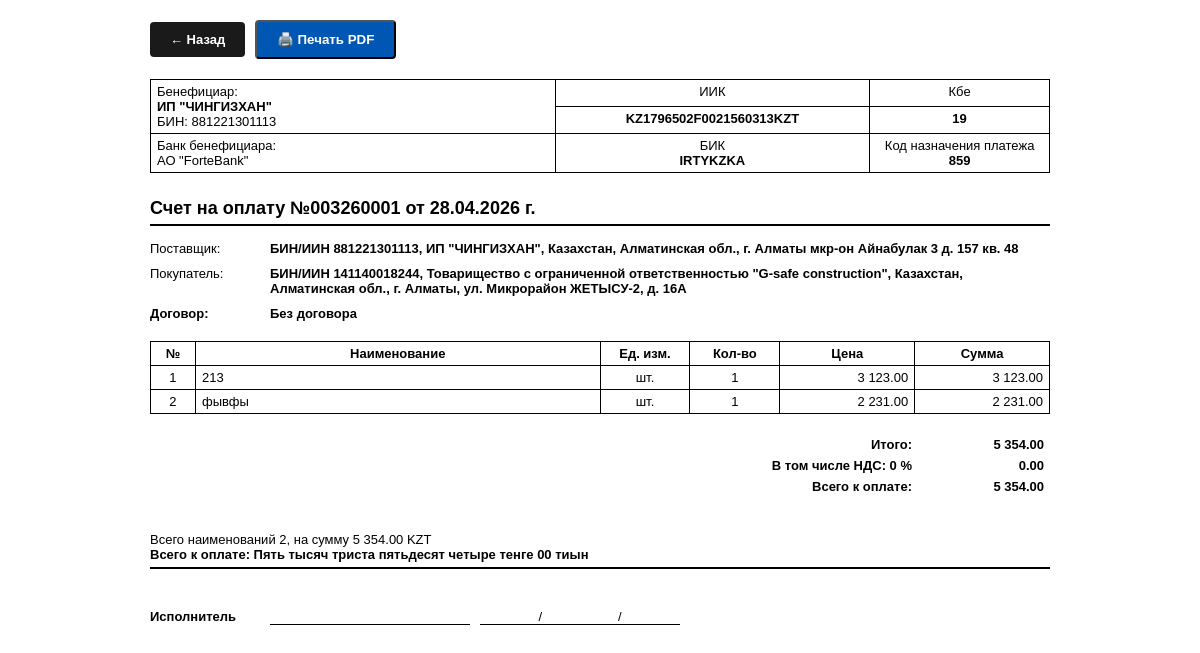
Page /print/003260001 on the committed database.
### tables this page shows
CREATE TABLE settings (key TEXT PRIMARY KEY, value TEXT);

CREATE TABLE invoices (id TEXT PRIMARY KEY, client_id TEXT, date TEXT, subtotal REAL, vat_rate REAL, vat_amount REAL, total REAL, status INTEGER DEFAULT 0, knp TEXT DEFAULT "859", markup REAL DEFAULT 0);

CREATE TABLE clients (id TEXT PRIMARY KEY, name TEXT, bin TEXT, contact TEXT, address TEXT);

CREATE TABLE invoice_items (id INTEGER PRIMARY KEY AUTOINCREMENT, invoice_id TEXT, item TEXT, unit TEXT, qty REAL, price REAL, total REAL);

### app.py (the view)
@app.route('/print/<id>')
def print_invoice(id):
    with sqlite3.connect(DB_NAME) as conn:
        c = conn.cursor()
        inv = c.execute("SELECT id, client_id, date, subtotal, vat_rate, vat_amount, total, status, knp FROM invoices WHERE id=?", (id,)).fetchone()
        items = c.execute("SELECT * FROM invoice_items WHERE invoice_id=?", (id,)).fetchall()
        client = c.execute("SELECT * FROM clients WHERE id=?", (inv[1],)).fetchone()
        s = {r[0]: r[1] for r in c.execute("SELECT * FROM settings").fetchall()}
    return render_template('print_invoice.html', inv=inv, items=items, client=client, s=s, sum_words=num2words_ru(inv[6]))

### templates/print_invoice.html (shortened to what this page needs)
<!DOCTYPE html>
<html lang="ru">
<head>
</head>
<body>
    <div class="no-print"><a href="/invoices" class="btn">← Назад</a><button onclick="window.print()" class="btn" style="background:#0056b3; margin-left: 10px;">🖨️ Печать PDF</button></div>
    <table class="b-table">
        <tr><td rowspan="2" style="width: 45%;">Бенефициар:<br><span class="bold">{{ s.company_name }}</span><br>БИН: {{ s.company_bin }}</td><td class="text-center" style="width: 35%;">ИИК</td><td class="text-center" style="width: 20%;">Кбе</td></tr>
        <tr><td class="text-center bold">{{ s.company_iban }}</td><td class="text-center bold">{{ s.company_kbe }}</td></tr>
        <tr><td>Банк бенефициара:<br>{{ s.company_bank }}</td><td class="text-center">БИК<br><span class="bold">{{ s.company_bik }}</span></td><td class="text-center">Код назначения платежа<br><span class="bold">{{ inv[8] }}</span></td></tr>
    </table>
    <div class="header-title">Счет на оплату №{{ inv[0] }} от {{ inv[2] }} г.</div>
    <div class="info-row"><div class="info-label">Поставщик:</div><div class="info-value">БИН/ИИН {{ s.company_bin }}, {{ s.company_name }}, {{ s.company_address }}</div></div>
    <div class="info-row"><div class="info-label">Покупатель:</div><div class="info-value">БИН/ИИН {{ client[2] }}, {{ client[1] }}, {{ client[4] }}</div></div>
    <div class="info-row" style="margin-bottom: 20px;"><div class="info-label bold">Договор:</div><div class="info-value bold">Без договора</div></div>
    <table class="b-table">
        <tr><th class="text-center" style="width: 5%;">№</th><th class="text-center">Наименование</th><th class="text-center" style="width: 10%;">Ед. изм.</th><th class="text-center" style="width: 10%;">Кол-во</th><th class="text-center" style="width: 15%;">Цена</th><th class="text-center" style="width: 15%;">Сумма</th></tr>
        {% for item in items %}
        <tr>
            <td class="text-center">{{ loop.index }}</td>
            <td>{{ item[2] }}</td>
            <td class="text-center">{{ item[3] }}</td>
            <td class="text-center">{{ '{:g}'.format(item[4]) }}</td>
            <td class="text-right">{{ '{:,.2f}'.format(item[5]).replace(',', ' ') }}</td>
            <td class="text-right">{{ '{:,.2f}'.format(item[6]).replace(',', ' ') }}</td>
        </tr>
        {% endfor %}
    </table>
    <table class="totals">
        <tr><td class="text-right bold">Итого:</td><td class="text-right bold" style="width: 120px;">{{ '{:,.2f}'.format(inv[3]).replace(',', ' ') }}</td></tr>
        <tr><td class="text-right bold">В том числе НДС: {{ '{:g}'.format(inv[4]) }} %</td><td class="text-right bold">{{ '{:,.2f}'.format(inv[5]).replace(',', ' ') }}</td></tr>
        <tr><td class="text-right bold">Всего к оплате:</td><td class="text-right bold">{{ '{:,.2f}'.format(inv[6]).replace(',', ' ') }}</td></tr>
    </table>
    <div style="margin-top: 15px; border-bottom: 2px solid #000; padding-bottom: 5px;">
        <div>Всего наименований {{ items|length }}, на сумму {{ '{:,.2f}'.format(inv[6]).replace(',', ' ') }} KZT</div>
        <div class="bold">Всего к оплате: {{ sum_words }}</div>
    </div>
    <div style="margin-top: 40px; display: flex;">
        <div class="bold" style="width: 120px;">Исполнитель</div><div style="flex: 1; border-bottom: 1px solid #000; margin-right: 10px; max-width: 200px;"></div><div style="flex: 1; border-bottom: 1px solid #000; max-width: 200px; text-align: center;">/&nbsp;&nbsp;&nbsp;&nbsp;&nbsp;&nbsp;&nbsp;&nbsp;&nbsp;&nbsp;&nbsp;&nbsp;&nbsp;&nbsp;&nbsp;&nbsp;&nbsp;&nbsp;&nbsp;&nbsp;&nbsp;/</div>
    </div>
</body>
</html>

### templates/print_invoice.html (style rules this page uses)
body { font-family: Arial, sans-serif; font-size: 13px; color: #000; padding: 20px; background: #fff; max-width: 900px; margin: 0 auto; }
table { width: 100%; border-collapse: collapse; margin-bottom: 20px; }
.b-table td, .b-table th { border: 1px solid #000; padding: 4px 6px; vertical-align: top; }
.text-center { text-align: center; }
.text-right { text-align: right; }
.bold { font-weight: bold; }
.header-title { font-size: 18px; font-weight: bold; margin: 25px 0 15px 0; border-bottom: 2px solid #000; padding-bottom: 5px; }
.info-row { display: flex; margin-bottom: 10px; }
.info-label { width: 120px; }
.info-value { flex: 1; font-weight: bold; }
.totals { width: 400px; float: right; }
.totals td { padding: 3px 6px; }
.btn { background: #1a1a1a; color: #fff; padding: 10px 20px; text-decoration: none; border-radius: 4px; display: inline-block; margin-bottom: 20px; font-weight: bold; }

### rows in the picture
settings: company_name "ИП \"ЧИНГИЗХАН\""
settings: company_bin "881221301113"
settings: company_iban "KZ1796502F0021560313KZT"
settings: company_kbe "19"
settings: company_bank "АО \"ForteBank\""
settings: company_bik "IRTYKZKA"
invoices: knp "859", id "003260001", date "28.04.2026", subtotal "5 354.00", vat_rate "0", vat_amount "0.00", total "5 354.00"
settings: company_address "Казахстан, Алматинская обл., г. Алматы мкр-он Айнабулак 3 д. 157 кв. 48"
clients: bin "141140018244", name "Товарищество с ограниченной ответственностью \"G-safe construction\"", address "Казахстан, Алматинская обл., г. Алматы, ул. Микрорайон ЖЕТЫСУ-2, д. 16А"
invoice_items: item "213", unit "шт.", qty "1", price "3 123.00", total "3 123.00"
invoice_items: item "фывфы", unit "шт.", qty "1", price "2 231.00", total "2 231.00"

### other values in the picture
{{ items|length }} "2"
{{ sum_words }} "Пять тысяч триста пятьдесят четыре тенге 00 тиын"
